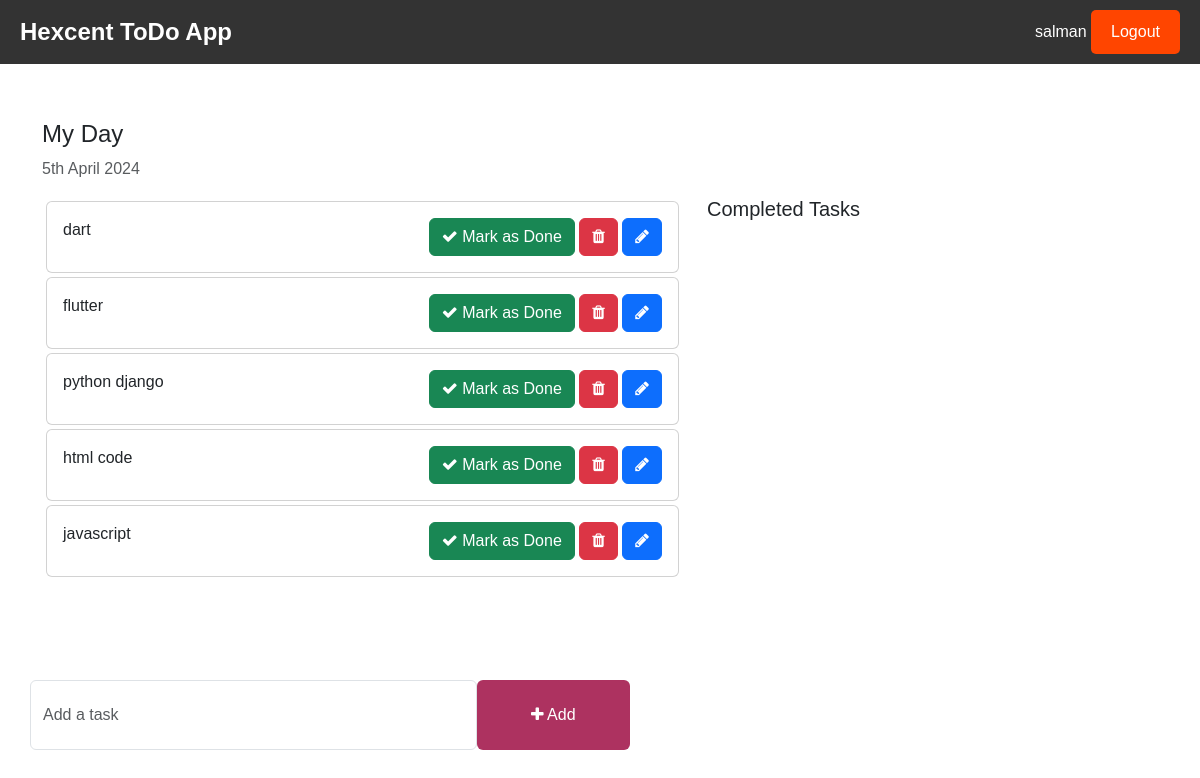
The app's page / (signed in), older data.
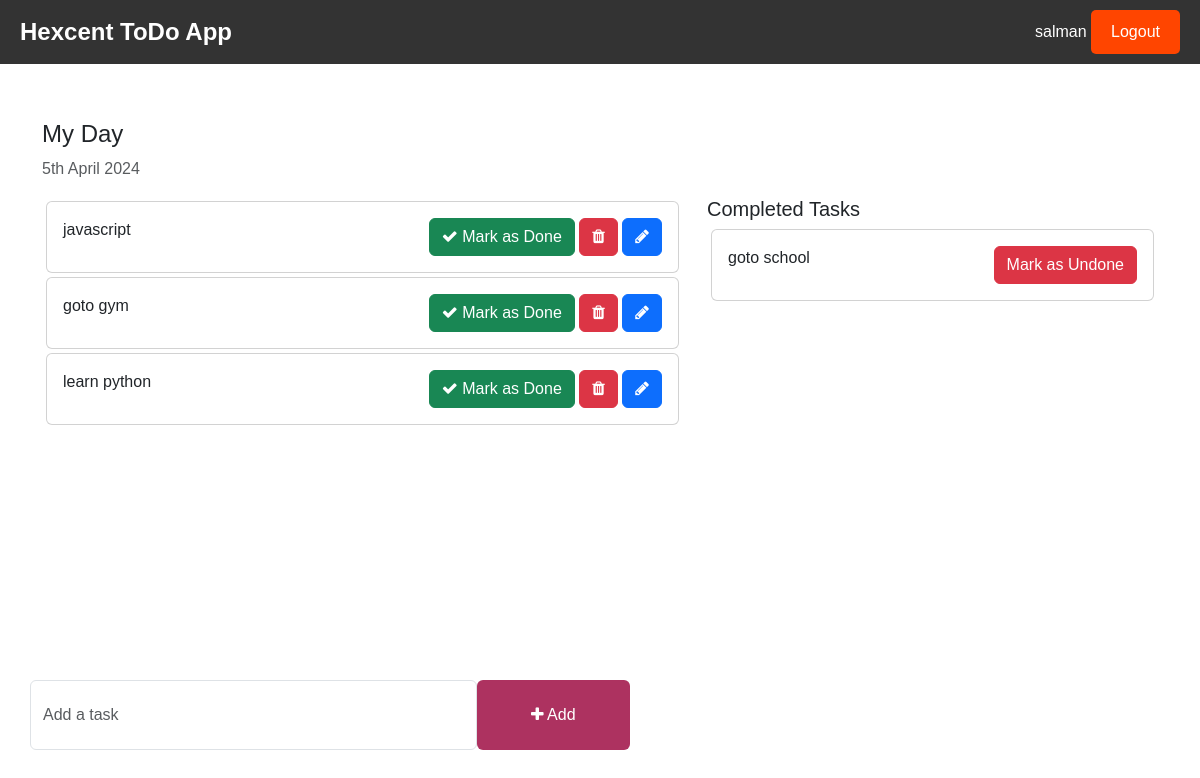
The same page, newer data.
### main/models.py (models this page shows, shortened)
class Task(models.Model):
    task=models.CharField(max_length=255)
    is_complted=models.BooleanField(default=False)
    created_at=models.DateField(auto_now_add=True)
    updated_at=models.DateField(auto_now=True)

### main/views.py (the view)
# urls.py: path('',views.home,name="home"),
@login_required(login_url="loginpage")
def home(request):
    tasks=Task.objects.filter(is_complted=False)
    complted_task=Task.objects.filter(is_complted=True)
    context={"tasks":tasks,
             "completed":complted_task
             }
    return render(request,'home.html',context)

### templates/home.html (shortened to what this page needs)
<!DOCTYPE html>
<html lang="en">
<head>
    <link href="https://cdn.jsdelivr.net/npm/bootstrap@5.3.0-alpha1/dist/css/bootstrap.min.css" rel="stylesheet">
    <link rel="stylesheet" href="https://cdnjs.cloudflare.com/ajax/libs/font-awesome/4.7.0/css/font-awesome.min.css">
</head>
<body>
{% include "navbar.html" %}
    <div class="container">
<div class="right">
        <h3 class="pt-5 text-center"></h3>
        <div class="row">
            <h4>My Day</h4>
            <p class="text-muted">{% now "jS F Y" %}</p>
            <div class="col-md-7 col-lg-7" style="height: 450px; overflow:scroll;">
                {% for i in tasks %}
                <div class="card m-1">
                    <div class="card-body">
                       {{i.task}}
                        <span style="position: relative; float: right;">
                            <a  href="{% url 'completed' i.id %}" class="btn btn-success"><i class="fa fa-check"></i> Mark as Done</a>
                            <a href='{% url "delete" i.id %}' class="btn btn-danger"><i class="fa fa-trash"></i></a>
                            <a  href='{% url "updatetask" i.id %}' class="btn btn-primary"><i class="fa fa-pencil"></i></a>
                        </span>
                    </div>
                </div>
                {% endfor %}
            </div>
            <div class="col-md-5 col-lg-5">
                <h5>Completed Tasks</h5>
              {% for completed in completed%}
                <div class="card m-1">
                    <div class="card-body">
                    {{completed.task}}
                     <span style="position: relative;float: right;">
                        <a href="{% url 'incomplete' completed.id %}" class="btn btn-danger">Mark as Undone</a>
                     </span>
                    </div>
                </div>
               {% endfor %}
            </div>
        </div>
        <div class="row">
            <div class="col-md-6 col-lg-6 p-0" style="position: absolute; bottom: 50px;">
                <form action='{% url "addtask" %}' method="POST">
                    <div class="form-group">
                        <span style="display: flex;">
                            <input type="text" name="task" class="form-control" placeholder="Add a task">
                            <button class="btn text-white" style="width: 200px; background-color: #ad3260;"><i class="fa fa-plus"></i> Add</button>
                        </span>
                    </div>
                </form>
            </div>
        </div>
    </div>
</body>
</html>

### templates/navbar.html (shortened to what this page needs)
<!DOCTYPE html>
<html lang="en">
<head>
</head>
<body>
<nav>
    <a href="#" class="logo"> Hexcent ToDo App</a>
     <div class="right">
         {% if user.is_authenticated %}
            {{ request.user   }}
         <a href='{% url "logout" %}'>
            <button class="logout-btn">Logout</button></a>
         {% endif %}
    </div>
</nav>
</body>
</html>

### templates/home.html (style rules this page uses)
.form-control { padding: 1.375rem .75rem !important; }

### templates/navbar.html (style rules this page uses)
body { margin: 0; font-family: Arial, sans-serif; }
nav { background-color: #333; color: #fff; display: flex; justify-content: space-between; align-items: center; padding: 10px 20px; }
.logo { display: inline-block; color: #fff; text-decoration: none; font-size: 1.5em; font-weight: bold; }
.logout-btn { background-color: #ff4500; color: #fff; border: none; padding: 10px 20px; border-radius: 5px; cursor: pointer; }

Row changes from the older to the newer data that the page shows:
removed Task: task "dart", shown under "My Day"
removed Task: task "flutter", shown under "My Day"
removed Task: task "python django", shown under "My Day"
removed Task: task "html code", shown under "My Day"
added Task: task "goto gym", shown under "My Day"
added Task: task "learn python", shown under "My Day"
added Task: task "goto school", shown under "Completed Tasks"
